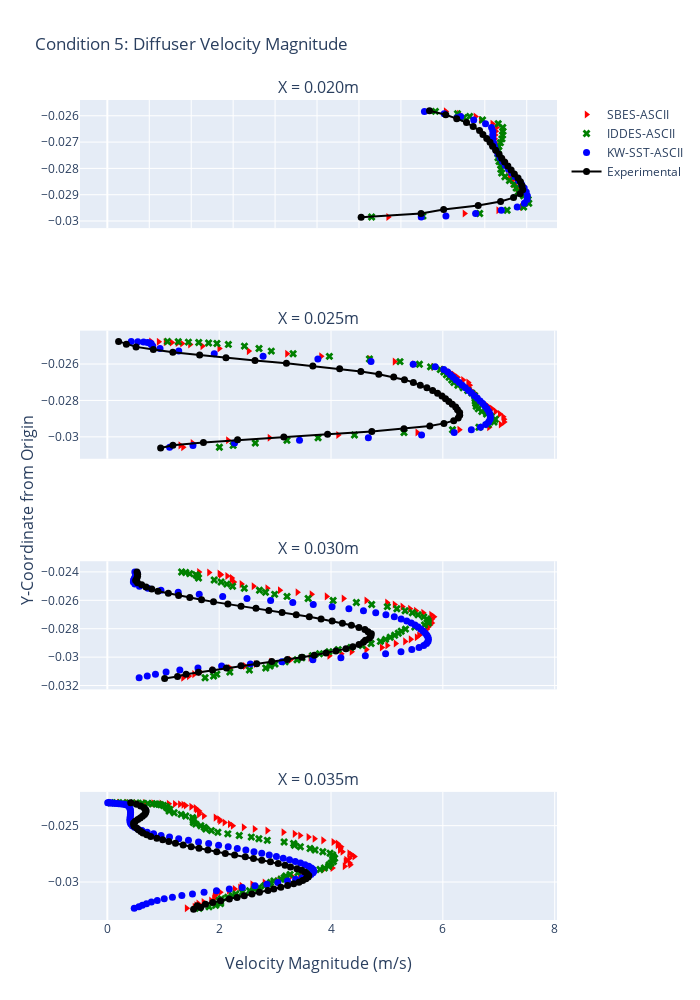

Notebook code cell kept with this figure:
### Code cell
color10_16 = ['#636EFA', '#EF553B', '#00CC96', '#AB63FA', '#FFA15A', '#19D3F3', '#FF6692', '#B6E880', '#FF97FF',
              '#FECB52']
fig1 = make_subplots(
    rows=4,
    cols=1,
    shared_xaxes=True,
    x_title="Velocity Magnitude (m/s)",
    y_title="Y-Coordinate from Origin",
    subplot_titles=("X = 0.020m", "X = 0.025m", "X = 0.030m", "X = 0.035m"))


fig1.add_trace(go.Scatter(x=diff_ascii["C5_SBES"]['D1']['velocity-magnitude_bin_mean'],
                          y=diff_ascii["C5_SBES"]["D1"]['y-coordinate_bin_mean'],
                          mode='markers',
                          name='SBES-ASCII',
                          marker=dict(
                              color='red',
                              size = 7,
                              line=dict(color='red'),
                              symbol = 'triangle-right')
                          ),
               row=1, col=1)

fig1.add_trace(go.Scatter(x=diff_ascii["C5_IDDES"]['D1']['velocity-magnitude_bin_mean'],
                          y=diff_ascii["C5_IDDES"]["D1"]['y-coordinate_bin_mean'],
                          mode='markers',
                          name='IDDES-ASCII',
                          marker=dict(
                              color='green',
                              size = 7,
                              line=dict(color='green'),
                              symbol = 'x')
                          ),
               row=1, col=1)

fig1.add_trace(go.Scatter(x=diff_ascii["C5_KW"]['D1']['velocity-magnitude_bin_mean'],
                          y=diff_ascii["C5_KW"]["D1"]['y-coordinate_bin_mean'],
                          mode='markers',
                          name='KW-SST-ASCII',
                          marker=dict(
                              color='blue',
                              size = 7,
                              line=dict(color='blue'),
                              symbol = 'circle')
                          ),
               row=1, col=1)
fig1.add_trace(go.Scatter(x=C5_Experimental["D1"]['Velocity_Magnitude'],
                          y=C5_Experimental["D1"]['y-coord'],
                          mode='markers+lines',
                          name='Experimental',
                          marker=dict(
                              color='black',
                              size = 7,
                              line=dict(color='black'),
                              symbol = 'circle')
                          ),
               row=1, col=1)



fig1.add_trace(go.Scatter(x=diff_ascii["C5_SBES"]['D2']['velocity-magnitude_bin_mean'],
                          y=diff_ascii["C5_SBES"]["D2"]['y-coordinate_bin_mean'],
                          mode='markers',
                          name='SBES-ASCII',
                          marker=dict(
                              color='red',
                              size = 7,
                              line=dict(color='red'),
                              symbol = 'triangle-right'),
                          showlegend=False
                          ),
               row=2, col=1)

fig1.add_trace(go.Scatter(x=diff_ascii["C5_IDDES"]['D2']['velocity-magnitude_bin_mean'],
                          y=diff_ascii["C5_IDDES"]["D2"]['y-coordinate_bin_mean'],
                          mode='markers',
                          name='IDDES-ASCII',
                          marker=dict(
                              color='green',
                              size = 7,
                              line=dict(color='green'),
                              symbol = 'x'),
                          showlegend=False
                          ),
               row=2, col=1)

fig1.add_trace(go.Scatter(x=diff_ascii["C5_KW"]['D2']['velocity-magnitude_bin_mean'],
                          y=diff_ascii["C5_KW"]["D2"]['y-coordinate_bin_mean'],
                          mode='markers',
                          name='KW-SST-ASCII',
                          marker=dict(
                              color='blue',
                              size = 7,
                              line=dict(color='blue'),
                              symbol = 'circle'),
                          showlegend=False
                          ),
               row=2, col=1)
fig1.add_trace(go.Scatter(x=C5_Experimental["D2"]['Velocity_Magnitude'],
                          y=C5_Experimental["D2"]['y-coord'],
                          mode='markers+lines',
                          name='Experimental',
                          marker=dict(
                              color='black',
                              size = 7,
                              line=dict(color='black'),
                              symbol = 'circle'),
                          showlegend=False
                          ),
               row=2, col=1)




fig1.add_trace(go.Scatter(x=diff_ascii["C5_SBES"]['D3']['velocity-magnitude_bin_mean'],
                          y=diff_ascii["C5_SBES"]["D3"]['y-coordinate_bin_mean'],
                          mode='markers',
                          name='SBES-ASCII',
                          marker=dict(
                              color='red',
                              size = 7,
                              line=dict(color='red'),
                              symbol = 'triangle-right'),
                          showlegend=False
                          ),
               row=3, col=1)

fig1.add_trace(go.Scatter(x=diff_ascii["C5_IDDES"]['D3']['velocity-magnitude_bin_mean'],
                          y=diff_ascii["C5_IDDES"]["D3"]['y-coordinate_bin_mean'],
                          mode='markers',
                          name='IDDES-ASCII',
                          marker=dict(
                              color='green',
                              size = 7,
                              line=dict(color='green'),
                              symbol = 'x'),
                          showlegend=False
                          ),
               row=3, col=1)

fig1.add_trace(go.Scatter(x=diff_ascii["C5_KW"]['D3']['velocity-magnitude_bin_mean'],
                          y=diff_ascii["C5_KW"]["D3"]['y-coordinate_bin_mean'],
                          mode='markers',
                          name='KW-SST-ASCII',
                          marker=dict(
                              color='blue',
                              size = 7,
                              line=dict(color='blue'),
                              symbol = 'circle'),
                          showlegend=False
                          ),
               row=3, col=1)
fig1.add_trace(go.Scatter(x=C5_Experimental["D3"]['Velocity_Magnitude'],
                          y=C5_Experimental["D3"]['y-coord'],
                          mode='markers+lines',
                          name='Experimental',
                          line=dict(color='black'),
                          marker=dict(
                              color='black',
                              size = 7,
                              line=dict(color='black'),
                              symbol = 'circle'),
                          showlegend=False
                          ),
               row=3, col=1)




fig1.add_trace(go.Scatter(x=diff_ascii["C5_SBES"]['D4']['velocity-magnitude_bin_mean'],
                          y=diff_ascii["C5_SBES"]["D4"]['y-coordinate_bin_mean'],
                          mode='markers',
                          name='SBES-ASCII',
                          marker=dict(
                              color='red',
                              size = 7,
                              line=dict(color='red'),
                              symbol = 'triangle-right'),
                          showlegend=False
                          ),

               row=4, col=1)

fig1.add_trace(go.Scatter(x=diff_ascii["C5_IDDES"]['D4']['velocity-magnitude_bin_mean'],
                          y=diff_ascii["C5_IDDES"]["D4"]['y-coordinate_bin_mean'],
                          mode='markers',
                          name='IDDES-ASCII',
                          marker=dict(
                              color='green',
                              size = 7,
                              line=dict(color='green'),
                              symbol = 'x'),
                          showlegend=False
                          ),
               row=4, col=1)

fig1.add_trace(go.Scatter(x=diff_ascii["C5_KW"]['D4']['velocity-magnitude_bin_mean'],
                          y=diff_ascii["C5_KW"]["D4"]['y-coordinate_bin_mean'],
                          mode='markers',
                          name='KW-SST-ASCII',
                          marker=dict(
                              color='blue',
                              size = 7,
                              line=dict(color='blue'),
                              symbol = 'circle'),
                          showlegend=False
                          ),
               row=4, col=1)
fig1.add_trace(go.Scatter(x=C5_Experimental["D4"]['Velocity_Magnitude'],
                          y=C5_Experimental["D4"]['y-coord'],
                          mode='markers+lines',
                          name='Experimental',
                          marker=dict(
                              color='black',
                              size = 7,
                              line=dict(color='black'),
                              symbol = 'circle'),
                          showlegend=False),
               row=4, col=1)



fig1.update_layout(height=1000, width=700,
                   title_text="Condition 5: Diffuser Velocity Magnitude",
                   xaxis=dict(
                       tickmode='linear',
                       tick0=0,
                       dtick=0.75),
                   )

fig.update_layout(legend= {'itemsizing': 'constant'})


fig1.show()
fig1.write_image("/Users/jdtarriela/Downloads/C5-diff.png")

### Figure 1 — Plotly figure (JSON) as saved in the notebook; plotly's stock layout.template omitted (floating-point values rounded to 4 significant figures)
{"data": [{"marker": {"color": "red", "line": {"color": "red"}, "size": 7, "symbol": "triangle-right"}, "mode": "markers", "name": "SBES-ASCII", "type": "scatter", "x": [5.023, 5.599, 6.387, 6.99, 7.414, 7.508, 7.51, 7.494, 7.407, 7.331, 7.278, 7.234, 7.199, 7.193, 7.163, 7.135, 7.113, 7.056, 6.985, 6.95, 6.926, 6.928, 6.927, 6.935, 6.946, 6.959, 6.885, 6.679, 6.255, 6.582, 6.287, 6.051], "xaxis": "x", "y": [-0.02985, -0.02981, -0.02971, -0.02959, -0.02947, -0.02933, -0.02918, -0.02904, -0.02889, -0.02875, -0.02861, -0.02846, -0.02832, -0.02817, -0.02803, -0.02789, -0.02774, -0.0276, -0.02745, -0.02731, -0.02717, -0.02702, -0.02688, -0.02673, -0.02659, -0.02645, -0.0263, -0.02616, -0.02607, -0.02603, -0.02592, -0.02583], "yaxis": "y"}, {"marker": {"color": "green", "line": {"color": "green"}, "size": 7, "symbol": "x"}, "mode": "markers", "name": "IDDES-ASCII", "type": "scatter", "x": [4.726, 5.644, 6.659, 7.15, 7.444, 7.536, 7.526, 7.443, 7.347, 7.311, 7.272, 7.191, 7.11, 7.052, 7.037, 7.035, 7.005, 6.986, 6.988, 6.992, 7.001, 7.029, 7.057, 7.068, 7.075, 7.071, 6.99, 6.709, 6.373, 6.479, 6.262, 5.867], "xaxis": "x", "y": [-0.02985, -0.02981, -0.02971, -0.02959, -0.02947, -0.02933, -0.02918, -0.02904, -0.02889, -0.02875, -0.02861, -0.02846, -0.02832, -0.02817, -0.02803, -0.02789, -0.02774, -0.0276, -0.02745, -0.02731, -0.02717, -0.02702, -0.02688, -0.02673, -0.02659, -0.02645, -0.0263, -0.02616, -0.02607, -0.02603, -0.02592, -0.02583], "yaxis": "y"}, {"marker": {"color": "blue", "line": {"color": "blue"}, "size": 7, "symbol": "circle"}, "mode": "markers", "name": "KW-SST-ASCII", "type": "scatter", "x": [5.671, 6.319, 6.254, 6.552, 6.763, 6.87, 6.894, 6.892, 6.894, 6.905, 6.924, 6.951, 6.984, 7.023, 7.068, 7.118, 7.174, 7.233, 7.293, 7.352, 7.407, 7.455, 7.491, 7.511, 7.506, 7.457, 7.33, 7.046, 6.586, 6.055, 5.614, 6.023], "xaxis": "x", "y": [-0.02583, -0.02603, -0.02607, -0.02616, -0.0263, -0.02645, -0.02659, -0.02673, -0.02688, -0.02702, -0.02717, -0.02731, -0.02745, -0.0276, -0.02774, -0.02789, -0.02803, -0.02817, -0.02832, -0.02846, -0.02861, -0.02875, -0.02889, -0.02904, -0.02918, -0.02933, -0.02947, -0.02959, -0.02971, -0.02981, -0.02985, -0.02592], "yaxis": "y"}, {"marker": {"color": "black", "line": {"color": "black"}, "size": 7, "symbol": "circle"}, "mode": "markers+lines", "name": "Experimental", "type": "scatter", "x": [5.761, 6.053, 6.248, 6.423, 6.542, 6.656, 6.716, 6.785, 6.843, 6.889, 6.946, 7.006, 7.052, 7.105, 7.162, 7.221, 7.279, 7.344, 7.387, 7.417, 7.429, 7.382, 7.265, 7.033, 6.632, 6.014, 5.61, 4.539], "xaxis": "x", "y": [-0.02581, -0.02596, -0.02611, -0.02626, -0.02641, -0.02656, -0.02671, -0.02686, -0.02701, -0.02716, -0.02731, -0.02746, -0.02761, -0.02776, -0.02791, -0.02806, -0.02821, -0.02836, -0.02851, -0.02866, -0.02881, -0.02896, -0.02911, -0.02926, -0.02941, -0.02956, -0.02971, -0.02986], "yaxis": "y"}, {"marker": {"color": "red", "line": {"color": "red"}, "size": 7, "symbol": "triangle-right"}, "mode": "markers", "name": "SBES-ASCII", "showlegend": false, "type": "scatter", "x": [0.7815, 0.9176, 1.041, 1.152, 1.255, 1.336, 1.479, 1.698, 2.002, 2.527, 3.213, 3.822, 4.693, 5.136, 5.484, 5.83, 5.997, 6.116, 6.195, 6.26, 1.354, 1.305, 1.523, 2.157, 2.9, 4.127, 5.543, 6.294, 6.825, 7.033, 7.096, 7.092, 7.078, 7.017, 6.941, 6.878, 6.807, 6.738, 6.667, 6.62, 6.598, 6.562, 6.503, 6.463, 6.478, 6.452, 6.36], "xaxis": "x2", "y": [-0.02477, -0.02478, -0.0248, -0.02482, -0.02485, -0.02488, -0.02492, -0.02502, -0.02515, -0.02529, -0.02544, -0.02558, -0.02573, -0.02587, -0.02601, -0.02616, -0.0263, -0.02645, -0.02659, -0.02673, -0.03057, -0.03047, -0.03033, -0.03019, -0.03005, -0.0299, -0.02976, -0.02961, -0.02947, -0.02933, -0.02918, -0.02904, -0.02889, -0.02875, -0.02861, -0.02846, -0.02832, -0.02817, -0.02803, -0.02789, -0.02774, -0.0276, -0.02745, -0.02731, -0.02717, -0.02702, -0.02688], "yaxis": "y2"}, {"marker": {"color": "green", "line": {"color": "green"}, "size": 7, "symbol": "x"}, "mode": "markers", "name": "IDDES-ASCII", "showlegend": false, "type": "scatter", "x": [6.587, 6.579, 6.576, 6.568, 6.519, 6.445, 6.362, 6.268, 6.198, 6.159, 6.112, 6.064, 6.017, 5.954, 5.78, 5.581, 5.234, 4.687, 3.971, 3.322, 2.932, 2.712, 2.452, 2.164, 1.96, 1.811, 1.635, 1.45, 1.269, 1.076, 2.004, 2.25, 2.646, 3.212, 3.769, 4.419, 5.305, 6.173, 6.645, 6.808, 6.915, 6.938, 6.866, 6.78, 6.697, 6.634, 6.596], "xaxis": "x2", "y": [-0.02817, -0.02803, -0.02789, -0.02774, -0.0276, -0.02745, -0.02731, -0.02717, -0.02702, -0.02688, -0.02673, -0.02659, -0.02645, -0.0263, -0.02616, -0.02601, -0.02587, -0.02573, -0.02558, -0.02544, -0.02529, -0.02515, -0.02502, -0.02492, -0.02488, -0.02485, -0.02482, -0.0248, -0.02478, -0.02477, -0.03057, -0.03047, -0.03033, -0.03019, -0.03005, -0.0299, -0.02976, -0.02961, -0.02947, -0.02933, -0.02918, -0.02904, -0.02889, -0.02875, -0.02861, -0.02846, -0.02832], "yaxis": "y2"}, {"marker": {"color": "blue", "line": {"color": "blue"}, "size": 7, "symbol": "circle"}, "mode": "markers", "name": "KW-SST-ASCII", "showlegend": false, "type": "scatter", "x": [1.114, 1.531, 2.275, 3.437, 4.667, 5.619, 6.202, 6.509, 6.673, 6.765, 6.818, 6.844, 6.85, 6.841, 6.821, 6.792, 6.755, 6.713, 6.666, 6.616, 6.565, 6.512, 6.458, 6.403, 6.348, 6.292, 6.238, 6.186, 6.137, 6.086, 6.017, 5.863, 5.469, 4.715, 3.765, 2.786, 1.912, 1.277, 0.942, 0.8121, 0.7896, 0.7782, 0.7591, 0.7194, 0.648, 0.5452, 0.4276], "xaxis": "x2", "y": [-0.03057, -0.03047, -0.03033, -0.03019, -0.03005, -0.0299, -0.02976, -0.02961, -0.02947, -0.02933, -0.02918, -0.02904, -0.02889, -0.02875, -0.02861, -0.02846, -0.02832, -0.02817, -0.02803, -0.02789, -0.02774, -0.0276, -0.02745, -0.02731, -0.02717, -0.02702, -0.02688, -0.02673, -0.02659, -0.02645, -0.0263, -0.02616, -0.02601, -0.02587, -0.02573, -0.02558, -0.02544, -0.02529, -0.02515, -0.02502, -0.02492, -0.02488, -0.02485, -0.02482, -0.0248, -0.02478, -0.02477], "yaxis": "y2"}, {"marker": {"color": "black", "line": {"color": "black"}, "size": 7, "symbol": "circle"}, "mode": "markers+lines", "name": "Experimental", "showlegend": false, "type": "scatter", "x": [0.2014, 0.3403, 0.5137, 0.823, 1.171, 1.651, 2.122, 2.64, 3.203, 3.675, 4.154, 4.533, 4.855, 5.121, 5.313, 5.472, 5.596, 5.715, 5.817, 5.905, 5.984, 6.048, 6.107, 6.168, 6.229, 6.262, 6.3, 6.301, 6.274, 6.195, 6.019, 5.767, 5.305, 4.729, 3.939, 3.156, 2.329, 1.718, 1.173, 0.9531], "xaxis": "x2", "y": [-0.02476, -0.02491, -0.02506, -0.02521, -0.02536, -0.02551, -0.02566, -0.02581, -0.02596, -0.02611, -0.02626, -0.02641, -0.02656, -0.02671, -0.02686, -0.02701, -0.02716, -0.02731, -0.02746, -0.02761, -0.02776, -0.02791, -0.02806, -0.02821, -0.02836, -0.02851, -0.02866, -0.02881, -0.02896, -0.02911, -0.02926, -0.02941, -0.02956, -0.02971, -0.02986, -0.03001, -0.03016, -0.03031, -0.03046, -0.03061], "yaxis": "y2"}, {"marker": {"color": "red", "line": {"color": "red"}, "size": 7, "symbol": "triangle-right"}, "mode": "markers", "name": "SBES-ASCII", "showlegend": false, "type": "scatter", "x": [5.769, 5.803, 5.783, 5.803, 5.841, 5.79, 5.647, 5.518, 5.411, 5.276, 5.136, 5.001, 4.631, 4.223, 3.921, 3.652, 3.399, 3.084, 2.86, 2.614, 2.398, 2.262, 2.22, 2.225, 2.143, 2.028, 2.004, 1.818, 1.639, 1.354, 1.457, 1.552, 1.659, 1.894, 2.195, 2.46, 2.653, 2.931, 3.276, 3.631, 3.969, 4.182, 4.367, 4.629, 4.907, 5.004, 5.155, 5.323, 5.423, 5.531, 5.573, 5.618, 5.678, 5.711, 5.735], "xaxis": "x3", "y": [-0.02774, -0.0276, -0.02745, -0.02731, -0.02717, -0.02702, -0.02688, -0.02673, -0.02659, -0.02645, -0.0263, -0.02616, -0.02601, -0.02587, -0.02573, -0.02558, -0.02544, -0.02529, -0.02515, -0.02501, -0.02486, -0.02472, -0.02457, -0.02443, -0.02429, -0.0242, -0.02412, -0.02404, -0.02401, -0.03146, -0.03134, -0.0312, -0.03105, -0.03091, -0.03077, -0.03062, -0.03048, -0.03033, -0.03019, -0.03005, -0.0299, -0.02976, -0.02961, -0.02947, -0.02933, -0.02918, -0.02904, -0.02889, -0.02875, -0.02861, -0.02846, -0.02832, -0.02817, -0.02803, -0.02789], "yaxis": "y3"}, {"marker": {"color": "green", "line": {"color": "green"}, "size": 7, "symbol": "x"}, "mode": "markers", "name": "IDDES-ASCII", "showlegend": false, "type": "scatter", "x": [4.128, 4.355, 4.558, 4.717, 4.883, 4.974, 5.059, 5.139, 5.204, 5.255, 5.332, 5.498, 5.672, 5.742, 5.737, 5.715, 5.659, 5.557, 5.454, 5.325, 5.178, 5.007, 4.727, 4.453, 4.038, 3.591, 3.214, 2.992, 2.829, 2.721, 2.449, 2.24, 2.137, 2.034, 1.911, 1.631, 1.748, 1.9, 1.958, 2.19, 2.54, 2.833, 2.911, 2.999, 3.181, 3.393, 3.48, 3.667, 3.794, 3.963, 1.609, 1.583, 1.474, 1.401, 1.329], "xaxis": "x3", "y": [-0.02947, -0.02933, -0.02918, -0.02904, -0.02889, -0.02875, -0.02861, -0.02846, -0.02832, -0.02817, -0.02803, -0.02789, -0.02774, -0.0276, -0.02745, -0.02731, -0.02717, -0.02702, -0.02688, -0.02673, -0.02659, -0.02645, -0.0263, -0.02616, -0.02601, -0.02587, -0.02573, -0.02558, -0.02544, -0.02529, -0.02515, -0.02501, -0.02486, -0.02472, -0.02457, -0.02443, -0.03146, -0.03134, -0.0312, -0.03105, -0.03091, -0.03077, -0.03062, -0.03048, -0.03033, -0.03019, -0.03005, -0.0299, -0.02976, -0.02961, -0.02429, -0.0242, -0.02412, -0.02404, -0.02401], "yaxis": "y3"}, {"marker": {"color": "blue", "line": {"color": "blue"}, "size": 7, "symbol": "circle"}, "mode": "markers", "name": "KW-SST-ASCII", "showlegend": false, "type": "scatter", "x": [5.708, 5.734, 5.742, 5.734, 5.715, 5.686, 5.65, 5.608, 5.559, 5.503, 5.436, 5.354, 5.254, 5.131, 4.982, 4.8, 4.58, 4.32, 4.019, 3.683, 3.316, 2.92, 2.498, 2.063, 1.643, 1.268, 0.9591, 0.7278, 0.5745, 0.4927, 0.4653, 0.4687, 0.4859, 0.5055, 0.5257, 0.5399, 0.5174, 0.4917, 0.5689, 0.7138, 0.8607, 1.051, 1.296, 1.621, 2.044, 2.558, 3.122, 3.676, 4.177, 4.613, 4.976, 5.251, 5.445, 5.575, 5.658], "xaxis": "x3", "y": [-0.02904, -0.02889, -0.02875, -0.02861, -0.02846, -0.02832, -0.02817, -0.02803, -0.02789, -0.02774, -0.0276, -0.02745, -0.02731, -0.02717, -0.02702, -0.02688, -0.02673, -0.02659, -0.02645, -0.0263, -0.02616, -0.02601, -0.02587, -0.02573, -0.02558, -0.02544, -0.02529, -0.02515, -0.02501, -0.02486, -0.02472, -0.02457, -0.02443, -0.02429, -0.0242, -0.02412, -0.02404, -0.02401, -0.03146, -0.03134, -0.0312, -0.03105, -0.03091, -0.03077, -0.03062, -0.03048, -0.03033, -0.03019, -0.03005, -0.0299, -0.02976, -0.02961, -0.02947, -0.02933, -0.02918], "yaxis": "y3"}, {"line": {"color": "black"}, "marker": {"color": "black", "line": {"color": "black"}, "size": 7, "symbol": "circle"}, "mode": "markers+lines", "name": "Experimental", "showlegend": false, "type": "scatter", "x": [0.5305, 0.5423, 0.5407, 0.5265, 0.5062, 0.5395, 0.6139, 0.6915, 0.7943, 0.905, 1.091, 1.275, 1.475, 1.685, 1.899, 2.156, 2.391, 2.658, 2.888, 3.125, 3.378, 3.612, 3.823, 4.021, 4.204, 4.365, 4.499, 4.606, 4.662, 4.721, 4.714, 4.688, 4.615, 4.579, 4.501, 4.39, 4.267, 4.087, 3.91, 3.701, 3.481, 3.219, 2.941, 2.671, 2.39, 2.131, 1.88, 1.63, 1.409, 1.256, 1.025], "xaxis": "x3", "y": [-0.02401, -0.02416, -0.02431, -0.02446, -0.02461, -0.02476, -0.02491, -0.02506, -0.02521, -0.02536, -0.02551, -0.02566, -0.02581, -0.02596, -0.02611, -0.02626, -0.02641, -0.02656, -0.02671, -0.02686, -0.02701, -0.02716, -0.02731, -0.02746, -0.02761, -0.02776, -0.02791, -0.02806, -0.02821, -0.02836, -0.02851, -0.02866, -0.02881, -0.02896, -0.02911, -0.02926, -0.02941, -0.02956, -0.02971, -0.02986, -0.03001, -0.03016, -0.03031, -0.03046, -0.03061, -0.03076, -0.03091, -0.03106, -0.03121, -0.03136, -0.03151], "yaxis": "y3"}, {"marker": {"color": "red", "line": {"color": "red"}, "size": 7, "symbol": "triangle-right"}, "mode": "markers", "name": "SBES-ASCII", "showlegend": false, "type": "scatter", "x": [0.07204, 0.2059, 0.3524, 0.5086, 0.6685, 0.8228, 0.9653, 1.096, 1.207, 1.297, 1.36, 1.401, 1.5, 1.578, 1.597, 1.639, 1.64, 1.638, 1.725, 1.934, 1.999, 2.015, 2.094, 2.19, 2.242, 2.437, 2.633, 2.86, 3.148, 3.348, 3.446, 3.595, 3.704, 3.859, 4.042, 4.117, 4.119, 4.178, 4.163, 4.158, 4.204, 4.326, 4.372, 4.417, 4.327, 4.27, 4.259, 4.331, 4.345, 4.242, 4.024, 3.86, 3.714, 3.62, 3.444, 3.293, 1.419, 1.558, 1.59, 1.627, 1.719, 1.853, 1.908, 1.915, 1.921, 1.933, 2.018, 2.173, 2.276, 2.373, 2.399, 2.592, 2.811, 3.044, 3.089, 3.16], "xaxis": "x4", "y": [-0.02296, -0.02297, -0.02297, -0.02298, -0.023, -0.02301, -0.02303, -0.02305, -0.02308, -0.02311, -0.02314, -0.02321, -0.02333, -0.02345, -0.02357, -0.02371, -0.02385, -0.024, -0.02414, -0.02429, -0.02443, -0.02457, -0.02472, -0.02486, -0.02501, -0.02515, -0.02529, -0.02544, -0.02558, -0.02573, -0.02587, -0.02601, -0.02616, -0.0263, -0.02645, -0.02659, -0.02673, -0.02688, -0.02702, -0.02717, -0.02731, -0.02745, -0.0276, -0.02774, -0.02789, -0.02803, -0.02817, -0.02832, -0.02846, -0.02861, -0.02875, -0.02889, -0.02904, -0.02918, -0.02933, -0.02947, -0.03233, -0.03219, -0.03206, -0.03192, -0.03177, -0.03163, -0.03149, -0.03134, -0.0312, -0.03105, -0.03091, -0.03077, -0.03062, -0.03048, -0.03033, -0.03019, -0.03005, -0.0299, -0.02976, -0.02961], "yaxis": "y4"}, {"marker": {"color": "green", "line": {"color": "green"}, "size": 7, "symbol": "x"}, "mode": "markers", "name": "IDDES-ASCII", "showlegend": false, "type": "scatter", "x": [3.191, 3.268, 3.409, 3.632, 3.804, 3.882, 3.957, 3.967, 4.003, 4.043, 4.036, 4.065, 4.037, 4.031, 3.983, 3.853, 3.715, 3.625, 3.452, 3.346, 3.332, 3.162, 2.861, 2.711, 2.575, 2.359, 2.155, 1.976, 1.86, 1.761, 1.733, 1.673, 1.581, 1.538, 1.537, 1.541, 1.526, 1.402, 1.32, 1.195, 1.104, 1.116, 1.074, 1.05, 1.004, 0.9563, 0.9169, 0.8695, 0.8063, 0.7241, 0.625, 0.5137, 0.3965, 0.2789, 0.1653, 0.05856, 1.643, 1.819, 1.938, 2.025, 2.027, 1.999, 2.038, 2.152, 2.237, 2.297, 2.415, 2.542, 2.628, 2.712, 2.814, 2.897, 2.919, 2.978, 3.106, 3.161], "xaxis": "x4", "y": [-0.02947, -0.02933, -0.02918, -0.02904, -0.02889, -0.02875, -0.02861, -0.02846, -0.02832, -0.02817, -0.02803, -0.02789, -0.02774, -0.0276, -0.02745, -0.02731, -0.02717, -0.02702, -0.02688, -0.02673, -0.02659, -0.02645, -0.0263, -0.02616, -0.02601, -0.02587, -0.02573, -0.02558, -0.02544, -0.02529, -0.02515, -0.02501, -0.02486, -0.02472, -0.02457, -0.02443, -0.02429, -0.02414, -0.024, -0.02385, -0.02371, -0.02357, -0.02345, -0.02333, -0.02321, -0.02314, -0.02311, -0.02308, -0.02305, -0.02303, -0.02301, -0.023, -0.02298, -0.02297, -0.02297, -0.02296, -0.03233, -0.03219, -0.03206, -0.03192, -0.03177, -0.03163, -0.03149, -0.03134, -0.0312, -0.03105, -0.03091, -0.03077, -0.03062, -0.03048, -0.03033, -0.03019, -0.03005, -0.0299, -0.02976, -0.02961], "yaxis": "y4"}, {"marker": {"color": "blue", "line": {"color": "blue"}, "size": 7, "symbol": "circle"}, "mode": "markers", "name": "KW-SST-ASCII", "showlegend": false, "type": "scatter", "x": [3.221, 3.367, 3.486, 3.577, 3.641, 3.679, 3.692, 3.682, 3.651, 3.601, 3.535, 3.455, 3.362, 3.258, 3.145, 3.024, 2.895, 2.761, 2.622, 2.477, 2.324, 2.162, 1.99, 1.812, 1.631, 1.451, 1.277, 1.112, 0.9612, 0.8273, 0.7132, 0.6189, 0.5437, 0.4865, 0.4464, 0.4217, 0.4089, 0.4045, 0.405, 0.2955, 0.2529, 0.006892, 0.02113, 0.03869, 0.06035, 0.08705, 0.1198, 0.1595, 0.2052, 0.332, 0.3681, 0.3978, 0.4017, 0.4106, 0.4147, 0.4155, 0.4142, 0.4114, 0.4079, 0.4812, 0.5637, 0.6267, 0.7001, 0.7877, 0.8928, 1.018, 1.164, 1.333, 1.522, 1.73, 1.952, 2.182, 2.413, 2.64, 2.854, 3.049], "xaxis": "x4", "y": [-0.0299, -0.02976, -0.02961, -0.02947, -0.02933, -0.02918, -0.02904, -0.02889, -0.02875, -0.02861, -0.02846, -0.02832, -0.02817, -0.02803, -0.02789, -0.02774, -0.0276, -0.02745, -0.02731, -0.02717, -0.02702, -0.02688, -0.02673, -0.02659, -0.02645, -0.0263, -0.02616, -0.02601, -0.02587, -0.02573, -0.02558, -0.02544, -0.02529, -0.02515, -0.02501, -0.02486, -0.02472, -0.02457, -0.02443, -0.02311, -0.02308, -0.02296, -0.02297, -0.02297, -0.02298, -0.023, -0.02301, -0.02303, -0.02305, -0.02314, -0.02321, -0.02333, -0.02345, -0.02357, -0.02371, -0.02385, -0.024, -0.02414, -0.02429, -0.03233, -0.03219, -0.03206, -0.03192, -0.03177, -0.03163, -0.03149, -0.03134, -0.0312, -0.03105, -0.03091, -0.03077, -0.03062, -0.03048, -0.03033, -0.03019, -0.03005], "yaxis": "y4"}, {"marker": {"color": "black", "line": {"color": "black"}, "size": 7, "symbol": "circle"}, "mode": "markers+lines", "name": "Experimental", "showlegend": false, "type": "scatter", "x": [0.4179, 0.5238, 0.5957, 0.6566, 0.6839, 0.6946, 0.685, 0.6651, 0.6288, 0.5872, 0.5447, 0.5002, 0.471, 0.4714, 0.4816, 0.5235, 0.5574, 0.5989, 0.637, 0.7047, 0.7753, 0.8851, 0.9903, 1.099, 1.218, 1.356, 1.499, 1.639, 1.798, 1.957, 2.11, 2.276, 2.467, 2.614, 2.763, 2.917, 3.055, 3.178, 3.275, 3.391, 3.474, 3.532, 3.571, 3.602, 3.593, 3.551, 3.493, 3.427, 3.332, 3.225, 3.103, 2.977, 2.873, 2.721, 2.587, 2.449, 2.32, 2.182, 2.026, 1.886, 1.755, 1.608, 1.669, 1.542], "xaxis": "x4", "y": [-0.02296, -0.02311, -0.02326, -0.02341, -0.02356, -0.02371, -0.02386, -0.02401, -0.02416, -0.02431, -0.02446, -0.02461, -0.02476, -0.02491, -0.02506, -0.02521, -0.02536, -0.02551, -0.02566, -0.02581, -0.02596, -0.02611, -0.02626, -0.02641, -0.02656, -0.02671, -0.02686, -0.02701, -0.02716, -0.02731, -0.02746, -0.02761, -0.02776, -0.02791, -0.02806, -0.02821, -0.02836, -0.02851, -0.02866, -0.02881, -0.02896, -0.02911, -0.02926, -0.02941, -0.02956, -0.02971, -0.02986, -0.03001, -0.03016, -0.03031, -0.03046, -0.03061, -0.03076, -0.03091, -0.03106, -0.03121, -0.03136, -0.03151, -0.03166, -0.03181, -0.03196, -0.03211, -0.03226, -0.03241], "yaxis": "y4"}], "layout": {"annotations": [{"font": {"size": 16}, "showarrow": false, "text": "X = 0.020m", "x": 0.5, "xanchor": "center", "xref": "paper", "y": 1.0, "yanchor": "bottom", "yref": "paper"}, {"font": {"size": 16}, "showarrow": false, "text": "X = 0.025m", "x": 0.5, "xanchor": "center", "xref": "paper", "y": 0.7188, "yanchor": "bottom", "yref": "paper"}, {"font": {"size": 16}, "showarrow": false, "text": "X = 0.030m", "x": 0.5, "xanchor": "center", "xref": "paper", "y": 0.4375, "yanchor": "bottom", "yref": "paper"}, {"font": {"size": 16}, "showarrow": false, "text": "X = 0.035m", "x": 0.5, "xanchor": "center", "xref": "paper", "y": 0.1562, "yanchor": "bottom", "yref": "paper"}, {"font": {"size": 16}, "showarrow": false, "text": "Velocity Magnitude (m/s)", "x": 0.5, "xanchor": "center", "xref": "paper", "y": 0, "yanchor": "top", "yref": "paper", "yshift": -30}, {"font": {"size": 16}, "showarrow": false, "text": "Y-Coordinate from Origin", "textangle": -90, "x": 0, "xanchor": "right", "xref": "paper", "xshift": -40, "y": 0.5, "yanchor": "middle", "yref": "paper"}], "height": 1000, "title": {"text": "Condition 5: Diffuser Velocity Magnitude"}, "width": 700, "xaxis": {"anchor": "y", "domain": [0.0, 1.0], "dtick": 0.75, "matches": "x4", "showticklabels": false, "tick0": 0, "tickmode": "linear"}, "xaxis2": {"anchor": "y2", "domain": [0.0, 1.0], "matches": "x4", "showticklabels": false}, "xaxis3": {"anchor": "y3", "domain": [0.0, 1.0], "matches": "x4", "showticklabels": false}, "xaxis4": {"anchor": "y4", "domain": [0.0, 1.0]}, "yaxis": {"anchor": "x", "domain": [0.8438, 1.0]}, "yaxis2": {"anchor": "x2", "domain": [0.5625, 0.7188]}, "yaxis3": {"anchor": "x3", "domain": [0.2812, 0.4375]}, "yaxis4": {"anchor": "x4", "domain": [0.0, 0.1562]}}}
